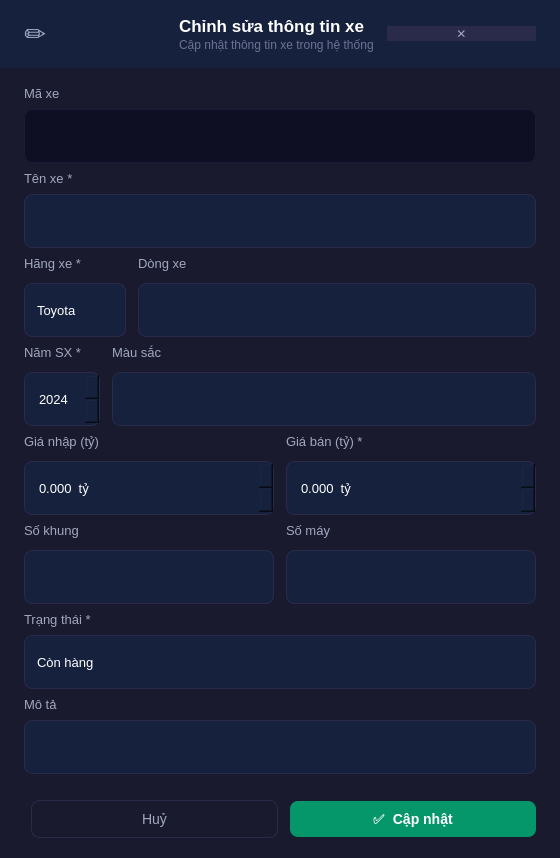
<?xml version="1.0" encoding="UTF-8"?>
<ui version="4.0">
 <class>DialogSuaXe</class>
 <widget class="QDialog" name="DialogSuaXe">
  <property name="geometry">
   <rect><x>0</x><y>0</y><width>560</width><height>680</height></rect>
  </property>
  <property name="windowTitle"><string>Sửa thông tin xe</string></property>
  <property name="styleSheet">
   <string notr="true">
QDialog { background-color: #1a1a2e; color: #ffffff; }
QLabel { color: #a0a8c0; font-size: 13px; }
QLineEdit, QComboBox, QSpinBox, QDoubleSpinBox, QTextEdit {
    background-color: #16213e; border: 1px solid #2a2a4a;
    border-radius: 8px; color: #ffffff; padding: 8px 12px;
    font-size: 13px; min-height: 36px;
}
QLineEdit:focus, QComboBox:focus, QSpinBox:focus,
QDoubleSpinBox:focus, QTextEdit:focus {
    border: 1px solid #059669; background-color: #1e1e3f;
}
QLineEdit:read-only { background:#0f0f23; color:#6c7293; border:1px solid #1a1a3a; }
QComboBox::drop-down { border: none; }
QComboBox QAbstractItemView {
    background-color: #16213e; color: #ffffff;
    selection-background-color: #059669;
}
QPushButton#btnCapNhat {
    background-color: #059669; color: white; border: none;
    border-radius: 8px; padding: 10px 24px;
    font-size: 14px; font-weight: bold;
}
QPushButton#btnCapNhat:hover { background-color: #047857; }
QPushButton#btnHuy {
    background-color: transparent; color: #a0a8c0;
    border: 1px solid #2a2a4a; border-radius: 8px;
    padding: 10px 24px; font-size: 14px;
}
QPushButton#btnHuy:hover { background-color: #2a2a4a; color: #ffffff; }
QFrame#frameHeader { background-color: #16213e; }
   </string>
  </property>

  <layout class="QVBoxLayout" name="mainLayout">
   <property name="spacing"><number>0</number></property>
   <property name="leftMargin"><number>0</number></property>
   <property name="topMargin"><number>0</number></property>
   <property name="rightMargin"><number>0</number></property>
   <property name="bottomMargin"><number>0</number></property>

   <!-- HEADER -->
   <item>
    <widget class="QFrame" name="frameHeader">
     <property name="minimumHeight"><number>72</number></property>
     <layout class="QHBoxLayout">
      <property name="leftMargin"><number>24</number></property>
      <property name="topMargin"><number>16</number></property>
      <property name="rightMargin"><number>24</number></property>
      <property name="bottomMargin"><number>16</number></property>
      <item>
       <widget class="QLabel" name="lblIcon">
        <property name="text"><string>✏️</string></property>
        <property name="styleSheet"><string>font-size:26px;</string></property>
       </widget>
      </item>
      <item>
       <layout class="QVBoxLayout">
        <property name="spacing"><number>2</number></property>
        <item>
         <widget class="QLabel" name="lblTitle">
          <property name="text"><string>Chỉnh sửa thông tin xe</string></property>
          <property name="styleSheet"><string>color:#ffffff; font-size:17px; font-weight:bold;</string></property>
         </widget>
        </item>
        <item>
         <widget class="QLabel" name="lblSub">
          <property name="text"><string>Cập nhật thông tin xe trong hệ thống</string></property>
          <property name="styleSheet"><string>color:#6c7293; font-size:12px;</string></property>
         </widget>
        </item>
       </layout>
      </item>
      <item>
       <spacer><property name="orientation"><enum>Qt::Horizontal</enum></property></spacer>
      </item>
      <item>
       <widget class="QPushButton" name="btnClose">
        <property name="text"><string>✕</string></property>
        <property name="fixedWidth"><number>32</number></property>
        <property name="fixedHeight"><number>32</number></property>
        <property name="styleSheet">
         <string>QPushButton{background:#2a2a4a;border:none;border-radius:16px;color:#a0a8c0;}
QPushButton:hover{background:#e53e3e;color:white;}</string>
        </property>
       </widget>
      </item>
     </layout>
    </widget>
   </item>

   <item>
    <widget class="QFrame" name="divider1">
     <property name="maximumHeight"><number>1</number></property>
     <property name="styleSheet"><string>background:#2a2a4a;</string></property>
    </widget>
   </item>

   <!-- FORM -->
   <item>
    <layout class="QVBoxLayout" name="formLayout">
     <property name="leftMargin"><number>24</number></property>
     <property name="topMargin"><number>18</number></property>
     <property name="rightMargin"><number>24</number></property>
     <property name="bottomMargin"><number>10</number></property>
     <property name="spacing"><number>8</number></property>

     <item><widget class="QLabel"><property name="text"><string>Mã xe</string></property></widget></item>
     <item>
      <widget class="QLineEdit" name="txtMaXe">
       <property name="readOnly"><bool>true</bool></property>
      </widget>
     </item>

     <item><widget class="QLabel"><property name="text"><string>Tên xe *</string></property></widget></item>
     <item><widget class="QLineEdit" name="txtTenXe"/></item>

     <item>
      <layout class="QHBoxLayout">
       <property name="spacing"><number>12</number></property>
       <item>
        <layout class="QVBoxLayout">
         <item><widget class="QLabel"><property name="text"><string>Hãng xe *</string></property></widget></item>
         <item>
          <widget class="QComboBox" name="cmbHang">
           <item><property name="text"><string>Toyota</string></property></item>
           <item><property name="text"><string>Honda</string></property></item>
           <item><property name="text"><string>Ford</string></property></item>
           <item><property name="text"><string>Mazda</string></property></item>
           <item><property name="text"><string>Hyundai</string></property></item>
           <item><property name="text"><string>Kia</string></property></item>
           <item><property name="text"><string>Mitsubishi</string></property></item>
           <item><property name="text"><string>Suzuki</string></property></item>
           <item><property name="text"><string>Khác</string></property></item>
          </widget>
         </item>
        </layout>
       </item>
       <item>
        <layout class="QVBoxLayout">
         <item><widget class="QLabel"><property name="text"><string>Dòng xe</string></property></widget></item>
         <item><widget class="QLineEdit" name="txtDongXe"/></item>
        </layout>
       </item>
      </layout>
     </item>

     <item>
      <layout class="QHBoxLayout">
       <property name="spacing"><number>12</number></property>
       <item>
        <layout class="QVBoxLayout">
         <item><widget class="QLabel"><property name="text"><string>Năm SX *</string></property></widget></item>
         <item>
          <widget class="QSpinBox" name="spnNamSX">
           <property name="minimum"><number>2000</number></property>
           <property name="maximum"><number>2030</number></property>
           <property name="value"><number>2024</number></property>
          </widget>
         </item>
        </layout>
       </item>
       <item>
        <layout class="QVBoxLayout">
         <item><widget class="QLabel"><property name="text"><string>Màu sắc</string></property></widget></item>
         <item><widget class="QLineEdit" name="txtMauSac"/></item>
        </layout>
       </item>
      </layout>
     </item>

     <item>
      <layout class="QHBoxLayout">
       <property name="spacing"><number>12</number></property>
       <item>
        <layout class="QVBoxLayout">
         <item><widget class="QLabel"><property name="text"><string>Giá nhập (tỷ)</string></property></widget></item>
         <item>
          <widget class="QDoubleSpinBox" name="spnGiaNhap">
           <property name="decimals"><number>3</number></property>
           <property name="maximum"><number>100.000000000000000</number></property>
           <property name="singleStep"><number>0.050000000000000</number></property>
           <property name="suffix"><string>  tỷ</string></property>
          </widget>
         </item>
        </layout>
       </item>
       <item>
        <layout class="QVBoxLayout">
         <item><widget class="QLabel"><property name="text"><string>Giá bán (tỷ) *</string></property></widget></item>
         <item>
          <widget class="QDoubleSpinBox" name="spnGiaBan">
           <property name="decimals"><number>3</number></property>
           <property name="maximum"><number>100.000000000000000</number></property>
           <property name="singleStep"><number>0.050000000000000</number></property>
           <property name="suffix"><string>  tỷ</string></property>
          </widget>
         </item>
        </layout>
       </item>
      </layout>
     </item>

     <item>
      <layout class="QHBoxLayout">
       <property name="spacing"><number>12</number></property>
       <item>
        <layout class="QVBoxLayout">
         <item><widget class="QLabel"><property name="text"><string>Số khung</string></property></widget></item>
         <item><widget class="QLineEdit" name="txtSoKhung"/></item>
        </layout>
       </item>
       <item>
        <layout class="QVBoxLayout">
         <item><widget class="QLabel"><property name="text"><string>Số máy</string></property></widget></item>
         <item><widget class="QLineEdit" name="txtSoMay"/></item>
        </layout>
       </item>
      </layout>
     </item>

     <item><widget class="QLabel"><property name="text"><string>Trạng thái *</string></property></widget></item>
     <item>
      <widget class="QComboBox" name="cmbTrangThai">
       <item><property name="text"><string>Còn hàng</string></property></item>
       <item><property name="text"><string>Đã bán</string></property></item>
       <item><property name="text"><string>Đặt cọc</string></property></item>
       <item><property name="text"><string>Bảo dưỡng</string></property></item>
      </widget>
     </item>

     <item><widget class="QLabel"><property name="text"><string>Mô tả</string></property></widget></item>
     <item>
      <widget class="QTextEdit" name="txtMoTa">
       <property name="maximumHeight"><number>72</number></property>
      </widget>
     </item>

    </layout>
   </item>

   <item>
    <widget class="QFrame" name="divider2">
     <property name="maximumHeight"><number>1</number></property>
     <property name="styleSheet"><string>background:#2a2a4a;</string></property>
    </widget>
   </item>

   <!-- BUTTONS -->
   <item>
    <layout class="QHBoxLayout" name="btnLayout">
     <property name="leftMargin"><number>24</number></property>
     <property name="topMargin"><number>16</number></property>
     <property name="rightMargin"><number>24</number></property>
     <property name="bottomMargin"><number>20</number></property>
     <property name="spacing"><number>12</number></property>
     <item>
      <spacer><property name="orientation"><enum>Qt::Horizontal</enum></property></spacer>
     </item>
     <item>
      <widget class="QPushButton" name="btnHuy">
       <property name="text"><string>Huỷ</string></property>
      </widget>
     </item>
     <item>
      <widget class="QPushButton" name="btnCapNhat">
       <property name="text"><string>✅  Cập nhật</string></property>
      </widget>
     </item>
    </layout>
   </item>

  </layout>
 </widget>
 <resources/>
 <connections/>
</ui>
